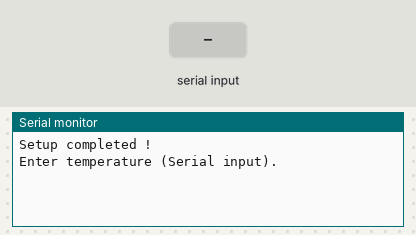
The sketch below on a simulated Arduino Uno, built with avr-gcc and run on an emulated ATmega328P. Parts: the last lines printed to the serial monitor. The test bench sets the inputs (shaded band).

Above: at 1.2 s.
1.3 s: "*\n" received over Serial
At 3.0 s:
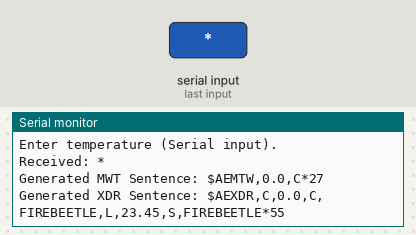
3.5 s: "$\n" received over Serial
At 4.6 s:
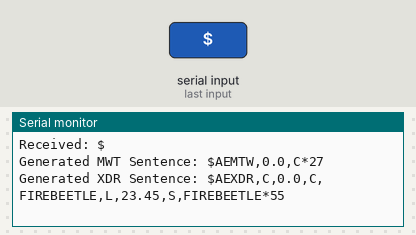
5.5 s: "90,45\n" received over Serial
At 7.3 s:
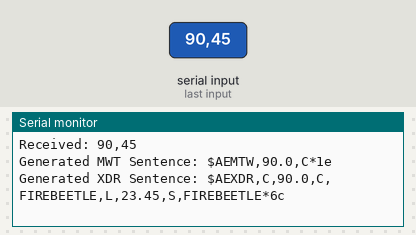
7.6 s: "5\n" received over Serial
At 9.2 s:
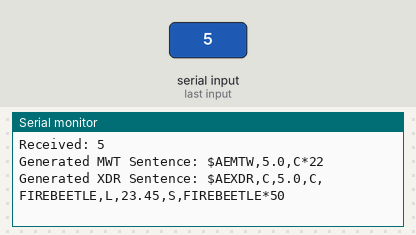
9.7 s: "$,45\n" received over Serial
At 10.9 s:
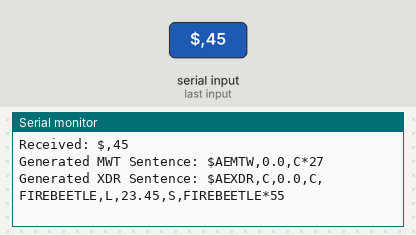

Measured:
- after the input at 1.3 s, the serial monitor: prints a new line after 0.70 s (image 1)
- after the input at 3.5 s, the serial monitor: prints a new line after 0.57 s (image 2)
- after the input at 5.5 s, the serial monitor: prints a new line after 0.63 s (image 3)
- after the input at 7.6 s, the serial monitor: prints a new line after 0.61 s (image 4)
- after the input at 9.7 s, the serial monitor: prints a new line after 0.57 s (image 5)

The sketch:

NMEAGenerator.ino
```cpp
/*
   NMEA Sentence generation. WiP.
   For TinkerCad (no includes)
*/

#define VERBOSE false
#define SENTENCE_MAX_LEN 512

char sentence[SENTENCE_MAX_LEN];

String EOS = "\r\n";
String receivedSentence = "";

int calculateCheckSum(String sentence) {
  int cs = 0;
  String str2validate = sentence.substring(1, sentence.indexOf("*"));
//  Serial.print("To Validate:"); Serial.println(str2validate);
  int len = str2validate.length();
  for (int i = 0; i < len; i++) {
    char c = str2validate.charAt(i);
    cs = cs ^ c;
  }
  return cs;
}

String toHex(int val) {
  String hexVal = String(val, 16);
  if (val < 16) {
    hexVal = "0" + hexVal;
  }
  return hexVal;
}

bool isValid(String sentence) {
//  Serial.print("NMEA:"); Serial.println(sentence);
  bool valid = true;
  sentence.trim();
  if (sentence.startsWith("$")) {
    if (sentence.indexOf("*") > -1) {
      String inLineCheckSum = sentence.substring(sentence.indexOf("*") + 1);
      int cs = calculateCheckSum(sentence);
      String csHex = toHex(cs);
      csHex.toUpperCase();
//      Serial.print("Found:"); Serial.print(inLineCheckSum);
//      Serial.print(" Calculated:"); Serial.print(csHex);
//      Serial.println();
      valid = csHex.equals(inLineCheckSum);
    } else {
      valid = false;
    }
  } else {
    valid = false;
  }
  return valid;
}

String generateMTW(String deviceID, float temparature) {
  String mwtSentence = "$" + deviceID + "MTW," + String(temparature, 1) + ",C*";
  int cs = calculateCheckSum(mwtSentence);
  mwtSentence = mwtSentence + toHex(cs);
  return mwtSentence;
}

/*
    XDR - Transducer Measurements
      $--XDR,a,x.x,a,c--c,...    ...a,x.x,a,c--c*hh<CR><LF>
             | |   | |    |        ||     |
             | |   | |    |        |+-----+-- Transducer 'n'
             | |   | |    +--------+- Data for variable # of transducers
             | |   | +- Transducer #1 ID (like 0..n, or PTCH, ROLL, ...)
             | |   +- Units of measure, Transducer #1
             | +- Measurement data, Transducer #1
             +- Transducer type, Transducer #1
      Notes:
      1) Sets of the four fields 'Type-Data-Units-ID' are allowed for an undefined number of transducers.
      Up to 'n' transducers may be included within the limits of allowed sentence length, null fields are not
      required except where portions of the 'Type-Data-Units-ID' combination are not available.
      2) Allowed transducer types and their units of measure are:
      Transducer           Type Field  Units Field              Comments
      -------------------------------------------------------------------
      temperature            C           C = degrees Celsius
      angular displacement   A           D = degrees            "-" = anti-clockwise
      linear displacement    D           M = meters             "-" = compression
      frequency              F           H = Hertz
      force                  N           N = Newton             "-" = compression
      pressure               P           B = Bars, P = Pascal   "-" = vacuum
      flow rate              R           l = liters/second
      tachometer             T           R = RPM
      humidity               H           P = Percent
      volume                 V           M = cubic meters
      generic                G           none (null)            x.x = variable data
      current                I           A = Amperes
      voltage                U           V = Volts
      switch or valve        S           none (null)            1 = ON/ CLOSED, 0 = OFF/ OPEN
      salinity               L           S = ppt                ppt = parts per thousand

      Non-numeric transducer IDs seem to be used as needed, like PTCH, PITCH, ROLL, MAGX, MAGY, MAGZ, AIRT, ENGT, ...
      I found no list of "official" transducer IDs.
   */

String generateXDR(String deviceID, float temperature, float salinity) {
  String sensorName = "FIREBEETLE";
  String xdrSentence = "";
// We generate a sentence like $AEXDR,C,12.3,C,FIREBEETLE,L,23.45,S,FIREBEETLE*65
  xdrSentence = "$" + deviceID + "XDR,C," + String(temperature, 1) +
                  ",C," + sensorName +
                  ",L," + String(salinity, 2) + ",S," + sensorName + "*";
  int cs = calculateCheckSum(xdrSentence);
  xdrSentence = xdrSentence + toHex(cs);
  return xdrSentence;
}

void setup() {
    Serial.begin(9600);
    while (!Serial) ;
    Serial.print("Setup completed !\n");
    Serial.print("Enter temperature (Serial input).\n");
}

void loop() {
    int data = -1;
    while (Serial.available() > 0) { // Checks whether data is coming from the serial port
        data = Serial.read(); // Reads the data from the serial port (can be a bluetooth port)
        receivedSentence.concat((char)data);
    }
    // Received a String
    if (receivedSentence.length() > 0) {
      if (receivedSentence.endsWith(EOS)) {
          receivedSentence = receivedSentence.substring(0, receivedSentence.length() - EOS.length());
      }
      receivedSentence.toUpperCase();
      // TODO Manage it
      Serial.print("Received: " + receivedSentence + "\n");
   	  // Serial.print("\n");
      float temp = receivedSentence.toFloat();

      if (false) {
        Serial.print("Temperature is ");
        Serial.print(temp, 2);
        Serial.print(char(176));
        Serial.print("C");
        Serial.println("");
        Serial.println(temp, 6);
      }
      String deviceID = "AE"; // Astrolabe Expeditions
      String mwtSentence = generateMTW(deviceID, temp);
      // With T=12.345, expect $AEMTW,12.3,C*17
      Serial.println("Generated MWT Sentence: " + mwtSentence);

      String xdrSentence = generateXDR(deviceID, temp, 23.45); // Salinity hard-coded
      // Expect $AEXDR,C,12.3,C,FIREBEETLE,L,23.45,S,FIREBEETLE*65
      Serial.println("Generated XDR Sentence: " + xdrSentence);

    }
    receivedSentence = ""; // Reset
    // delay ?
	delay(1000);
}
```
